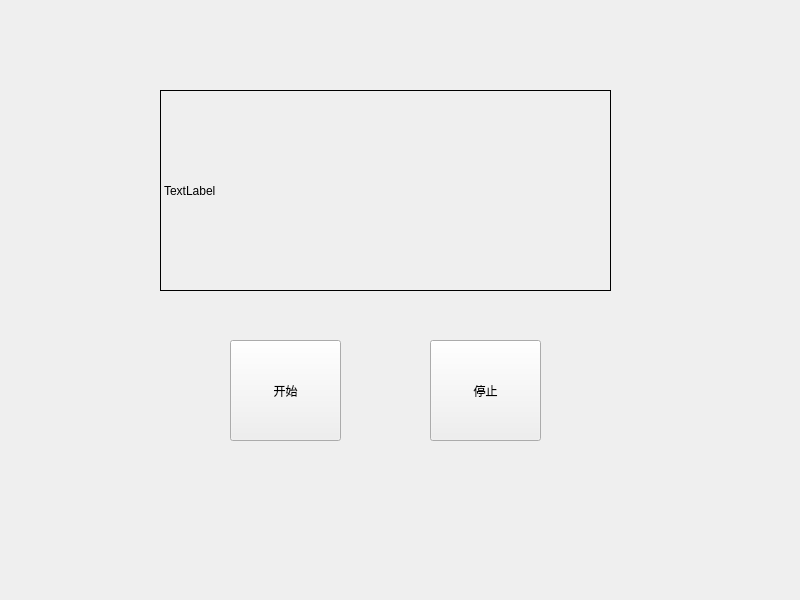
<?xml version="1.0" encoding="UTF-8"?>
<ui version="4.0">
 <class>Widget</class>
 <widget class="QWidget" name="Widget">
  <property name="geometry">
   <rect>
    <x>0</x>
    <y>0</y>
    <width>800</width>
    <height>600</height>
   </rect>
  </property>
  <property name="windowTitle">
   <string>Widget</string>
  </property>
  <widget class="QLabel" name="label">
   <property name="geometry">
    <rect>
     <x>160</x>
     <y>90</y>
     <width>451</width>
     <height>201</height>
    </rect>
   </property>
   <property name="frameShape">
    <enum>QFrame::Box</enum>
   </property>
   <property name="text">
    <string>TextLabel</string>
   </property>
  </widget>
  <widget class="QPushButton" name="pushButtonStart">
   <property name="geometry">
    <rect>
     <x>230</x>
     <y>340</y>
     <width>111</width>
     <height>101</height>
    </rect>
   </property>
   <property name="text">
    <string>开始</string>
   </property>
  </widget>
  <widget class="QPushButton" name="pushButtonStop">
   <property name="geometry">
    <rect>
     <x>430</x>
     <y>340</y>
     <width>111</width>
     <height>101</height>
    </rect>
   </property>
   <property name="text">
    <string>停止</string>
   </property>
  </widget>
 </widget>
 <resources/>
 <connections/>
</ui>
